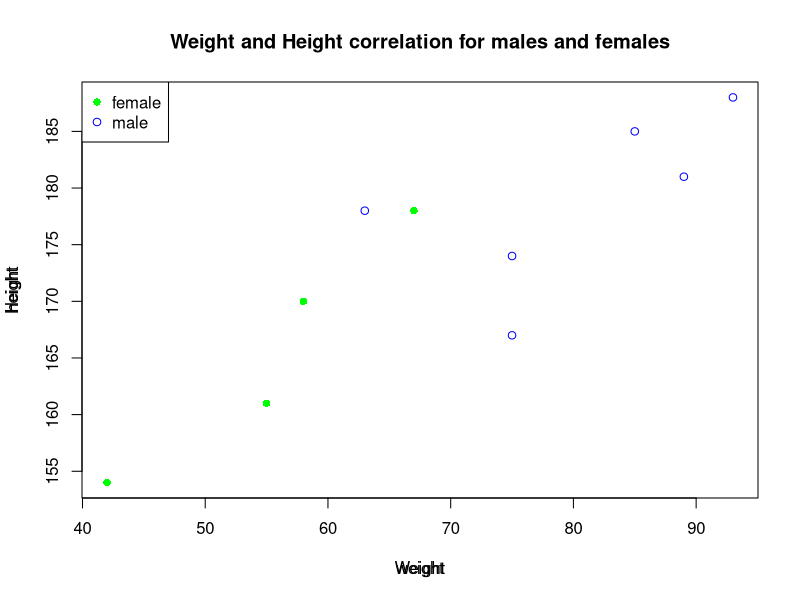

The R source for this figure:
weight = c(55, 85, 75, 42, 93, 63, 58, 75, 89, 67)
height = c(161, 185, 174, 154, 188, 178, 170, 167, 181, 178)
sex = c("female", "male", "male", "female", "male", "male", "female", "male", "male", "female")

length(weight)
length(height)
length(sex)

plot(weight, height, type="n")
points(weight[sex == 'female'], height[sex == 'female'], pch=16, col="green")
points(weight[sex == 'male'], height[sex == 'male'], pch=1, col="blue")

legend("topleft",
       legend=c("female", "male"),
       pch=c(16, 1),
       col=c("green", "blue"))

title(main = "Weight and Height correlation for males and females", xlab = "Weight", ylab = "Height")